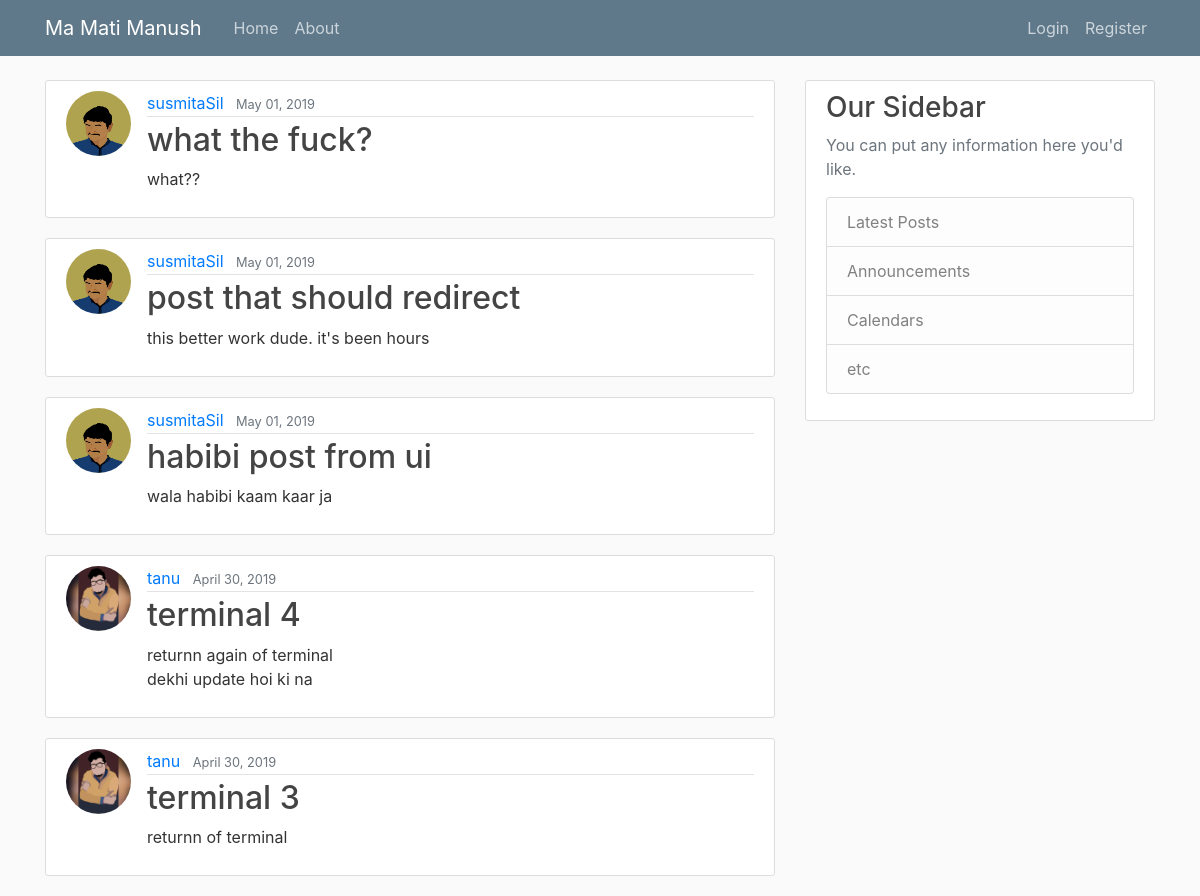
/, run on an earlier commit of the app's database.
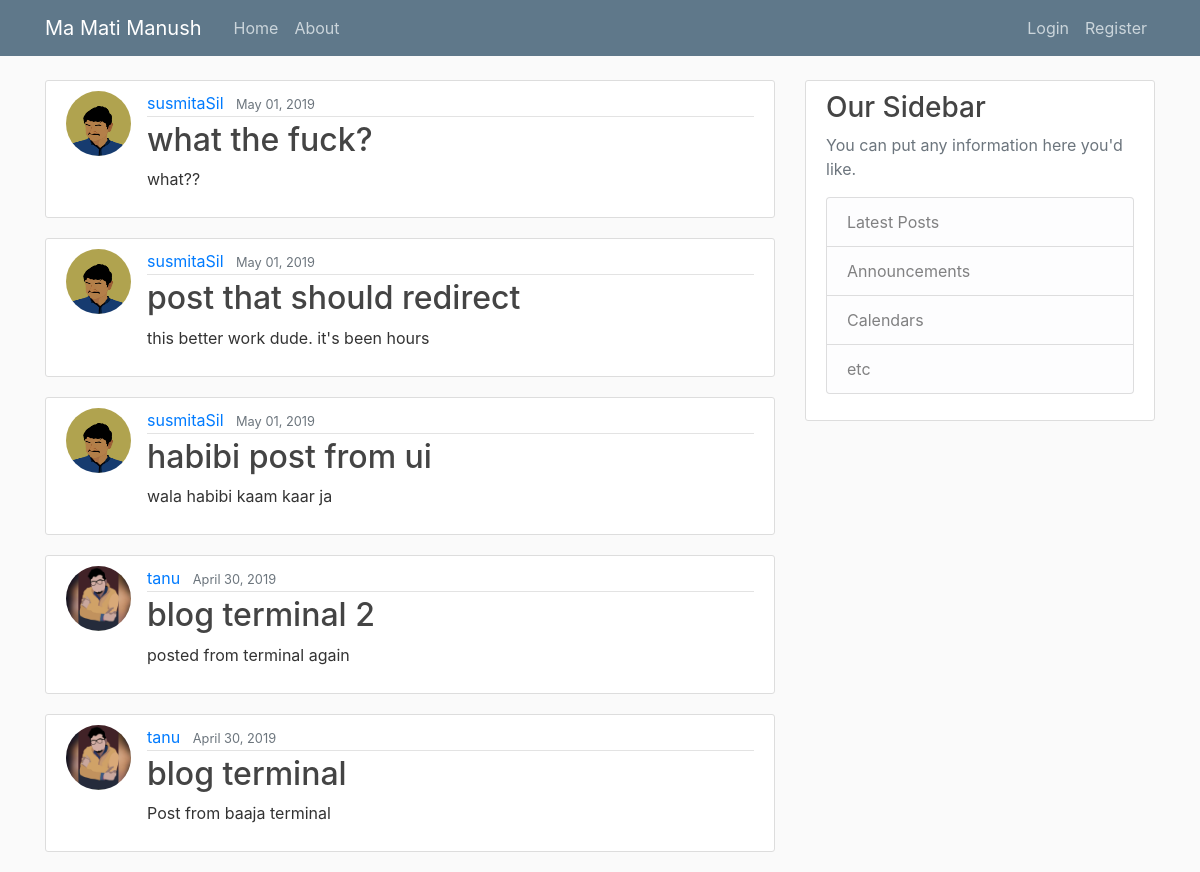
And on a later commit of the database.
### blog/models.py (models this page shows, shortened)
class Post(models.Model):
    title = models.CharField(max_length=100)
    content = models.TextField()
    date_posted = models.DateTimeField(default=timezone.now)
    author = models.ForeignKey(User, on_delete=models.CASCADE)

### users/models.py (models this page shows, shortened)
class Profile(models.Model) :
    user = models.OneToOneField(User, on_delete=models.CASCADE)
    image = models.ImageField(default='default.png', upload_to='profile_pics')

### blog/views.py (the view)
# urls.py: path('', PostListView.as_view(), name="blog-home"),
class PostListView(ListView):
    model = Post
    template_name = 'blog/home.html' #by default it looks for <app>/<model>_<view>.html
    context_object_name = 'posts'  # by default it is object
    ordering = ['-date_posted']
    paginate_by = 5

### blog/templates/blog/home.html
{% extends "blog/base.html" %}
{% block content %}
    {% for post in posts %}
        <article class="media content-section">
            <img class="rounded-circle article-img" src = "{{ post.author.profile.image.url }}">
            <div class="media-body">
                <div class="article-metadata">
                <a class="mr-2" href="#">{{ post.author }}</a>
                <small class="text-muted">{{ post.date_posted|date:"F d, Y" }}</small>
                </div>
                <h2><a class="article-title" href="{% url 'post-detail' post.id %}">{{ post.title }}</a></h2>
                <p class="article-content">{{ post.content }}</p>
            </div>
        </article>
    {% endfor %}
{% endblock content  %}

What changed in the data, as far as the page shows it:
removed Post: author.profile.image (picture), author "tanu", date_posted "April 30, 2019", title "terminal 4", content "returnn again of terminal dekhi update hoi ki na"
removed Post: author.profile.image (picture), author "tanu", date_posted "April 30, 2019", title "terminal 3", content "returnn of terminal"
now on this page (row unchanged): Post: author.profile.image (picture), author "tanu", date_posted "April 30, 2019", title "blog terminal 2", content "posted from terminal again"
now on this page (row unchanged): Post: author.profile.image (picture), author "tanu", date_posted "April 30, 2019", title "blog terminal", content "Post from baaja terminal"
